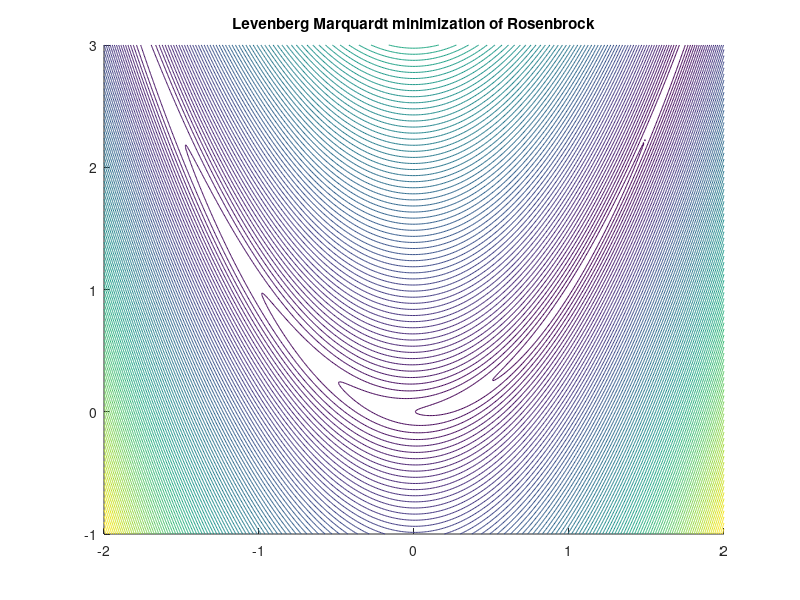

The MATLAB script that drew this image: (Note: this script raises an error after producing the figure.)
function RR_LevenbergMarquardtTest
% function RR_LevenbergMarquardtTest
% Tests RR_LevenbergMarquardt on the Rosenbrock function, written as the sum of squares of two
% residual components, r(1)=a-x(1) and r(2)=sqrt(b)*(x(2)-x(1)^2), with f(x(1),x(2))=r(1)^2+r(2)^2; 
% f is build from an r with m=2 elements, and the optimization is performed over a space x with n=2
% elements.  [See https://en.wikipedia.org/wiki/Rosenbrock_function for this definition of f(x).]
% The RR_LevenbergMarquardt optimization algorithm then drives f(x(1),x(2))=r(1)^2+r(2)^2 towards zero;
% to apply it to a different vector of residuals r, just define new Residual and Jacobian functions
% herein, where r has m components and x has n components with m>=n, and rerun.
%% Renaissance Repository, https://github.com/tbewley/RR/tree/main/NR_chap03
%% Copyright 2024 by Thomas Bewley, published under the BSD 3-Clause License. 

global a b; a=1; b=100; % parameters defining the Rosenbrock function being tested

% The next 3 lines just make a pretty plot (only works for the n=2 case)
x=[-2:.01:2]; y=[-1:.01:3]; [X,Y]=meshgrid(x,y); figure(1); clf; hold on, nx=length(x); ny=length(y);
for i=1:nx, for j=1:ny, r=Residual_Rosenbrock([x(i); y(j)]); Z(j,i)=norm(r); end, end
contour(x,y,Z,100); title('Levenberg Marquardt minimization of Rosenbrock')

x0=[-1.5; 0];                   % (bad) initial guess for x
x=RR_LevenbergMarquardt(x0,@Residual_Rosenbrock,@Jacobian_Rosenbrock) % Perform the optimization
disp('Actual minimum is at x=[1,1]; did we get close?')

end % function RR_LevenbergMarquardtTest
%%%%%%%%%%%%%%%%%%%%%%%%%%%%%%%%%%%%%%%%%%%%%%%%%%%%%%%%%%%%%%%%%%%%%%%%%%%%%%%%%%%%%%%%%
function [r] = Residual_Rosenbrock(x)
global a b; 
r=[ a-x(1); sqrt(b)*(x(2)-x(1)^2) ];  % The actual Rosenbrock function is f=r(1)^2+r(2)^2;
end % function Residual_Rosenbrock
%%%%%%%%%%%%%%%%%%%%%%%%%%%%%%%%%%%%%%%%%%%%%%%%%%%%%%%%%%%%%%%%%%%%%%%%%%%%%%%%%%%%%%%%%%
function [J] = Jacobian_Rosenbrock(x)
% This is the (analytical) derivative of each component of r w.r.t. each component of x
global a b; 
J=[-1, 0; sqrt(b)*(-1)*x(1), sqrt(b)]; 
end % function Jacobian_Rosenbrock
